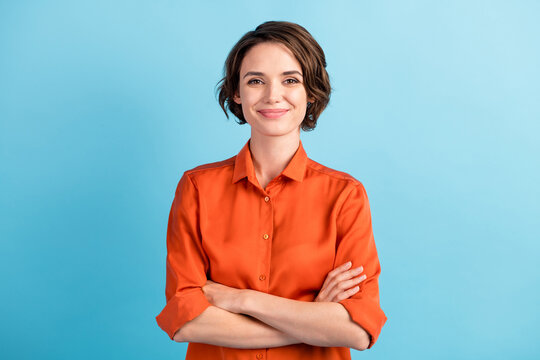
#> input picture 05.edge_detection/img.jpg, 540 x 360 px
$ python otsu.py
#> lines starting #> are read from the running program, lines starting #| are printed output that depends on the picture; after the words box and inside, x2 and y2 are one past the last pixel; in counts of white or black regions, pixels touching at a corner belong together
import cv2

img = cv2.imread("img.jpg",0)
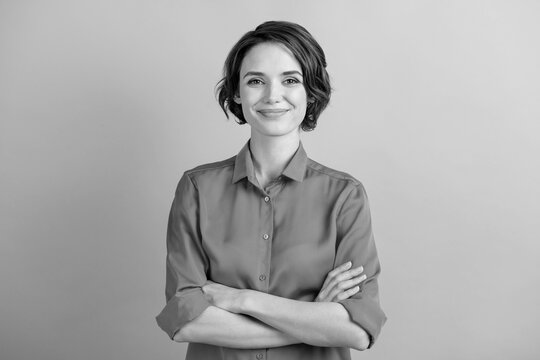
#> img: shape (360, 540); min 0, max 243, mean 170.8

ret, otsu = cv2.threshold(
    img,
    0,
    255,
    cv2.THRESH_BINARY + cv2.THRESH_OTSU
)
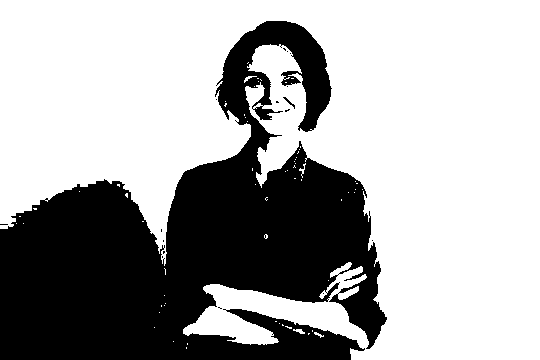
#> otsu: shape (360, 540); 65.9% white; 17 black regions (15 under 20 px), largest, box (x1, y1, x2, y2) and area: (0, 21, 387, 360) 66185, (283, 97, 295, 109) 32
#> ret = 159

print("Threshold value:", ret)
#| Threshold value: 159.0

cv2.imshow("Otsu", otsu)

cv2.waitKey(0)
cv2.destroyAllWindows()
